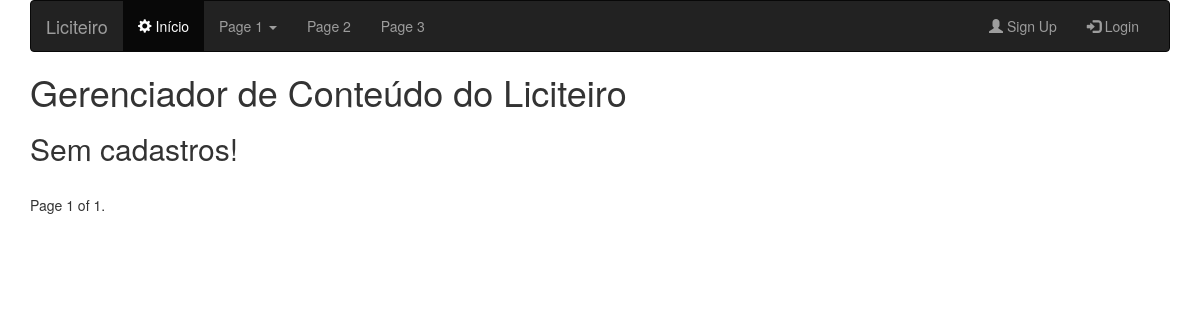
Page /lista_orgaos on the earlier database version.
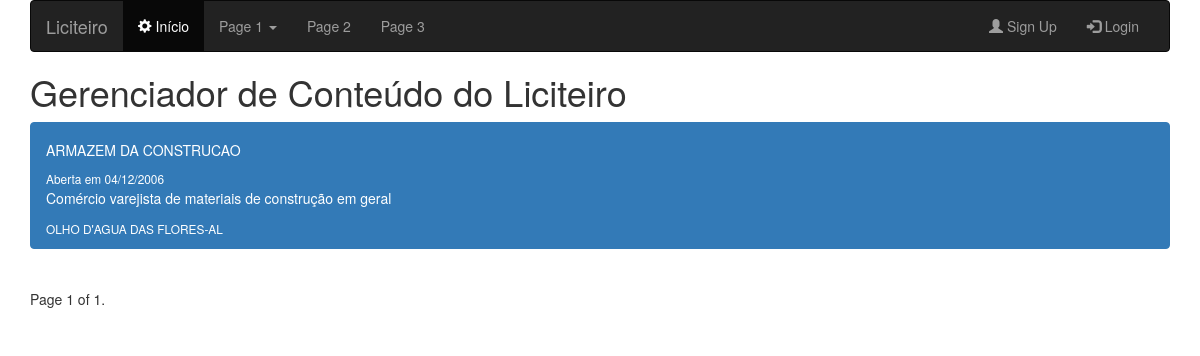
Same page on the later database version.
### app_orgao/models.py (models this page shows)
class Orgao(models.Model):
	cnpj= models.CharField(max_length=150)
	fantasia = models.CharField(max_length=300, blank = True, null = True)
	razao_social = models.CharField(max_length = 300, blank = True, null = True)
	atividade_principal = models.CharField(max_length=150, blank = True, null = True)
	atividades_secundarias = models.CharField(max_length=1500000, blank = True, null = True)
	capital_social = models.CharField(max_length=150, blank = True, null = True)
	data_situacao = models.CharField(max_length=150, blank = True, null = True)
	uf =  models.CharField(max_length=150, blank = True, null = True)
	natureza_juridica =  models.CharField(max_length=150, blank = True, null = True )
	abertura =  models.CharField(max_length=150, blank = True, null = True )
	situacao = models.CharField(max_length=150, blank = True, null = True )
	email = models.CharField(max_length=150, blank = True, null = True )
	telefone = models.CharField(max_length=150, blank = True, null = True )
	bairro = models.CharField(max_length=150, blank = True, null = True )
	cidade = models.CharField(max_length=150, blank = True, null = True )
	def __unicode__(self):
		return self.fantasia

### app_orgao/views.py (the view)
# urls.py: url(r'^lista_orgaos',Lista_orgaos),
def Lista_orgaos(request):
  item_objeto = Orgao.objects.all()
  paginator = Paginator(item_objeto, 2)
  page = request.GET.get('page')
  try:
    item = paginator.page(page)
  except PageNotAnInteger:
    item = paginator.page(1)
  except EmptyPage:
    item = paginator.page(paginator.num_pages)
  return render(request, "app_orgao/lista_orgaos.html", {'item': item})

### templates/app_orgao/lista_orgaos.html (shortened to what this page needs)
{%extends 'base.html'%}
{% load bootstrap_pagination %}
{% load pagination_tags %}
{% block conteudo %}
{% for i in item %}
    <div class="list-group">
      <a href="/item_orgao/{{i.id}}" class="list-group-item list-group-item-action flex-column align-items-start active">
        <div class="d-flex w-100 justify-content-between">
          <h5 class="mb-1">{{i}}</h5>
          <small>Aberta em {{i.abertura}}</small>
        </div>
        <p class="mb-1">{{i.atividade_principal}}</p>
        <small>{{i.cidade}}-{{i.uf}}</small>
      </a>
    </div>
    {%empty%}
      <h2>Sem cadastros!</h2>
  {%endfor%}
<div class="pagination">
  <span class="step-links">
    <span class="current">
        Page {{ item.number }} of {{ item.paginator.num_pages }}.
    </span>
  </span>
</div>
{%endblock%}

Differences in the rows shown:
added Orgao: fantasia "ARMAZEM DA CONSTRUCAO", abertura "04/12/2006", atividade_principal "Comércio varejista de materiais de construção em geral", cidade "OLHO D'AGUA DAS FLORES", uf "AL"
Other differences:
text no longer shown: "Sem cadastros!"
